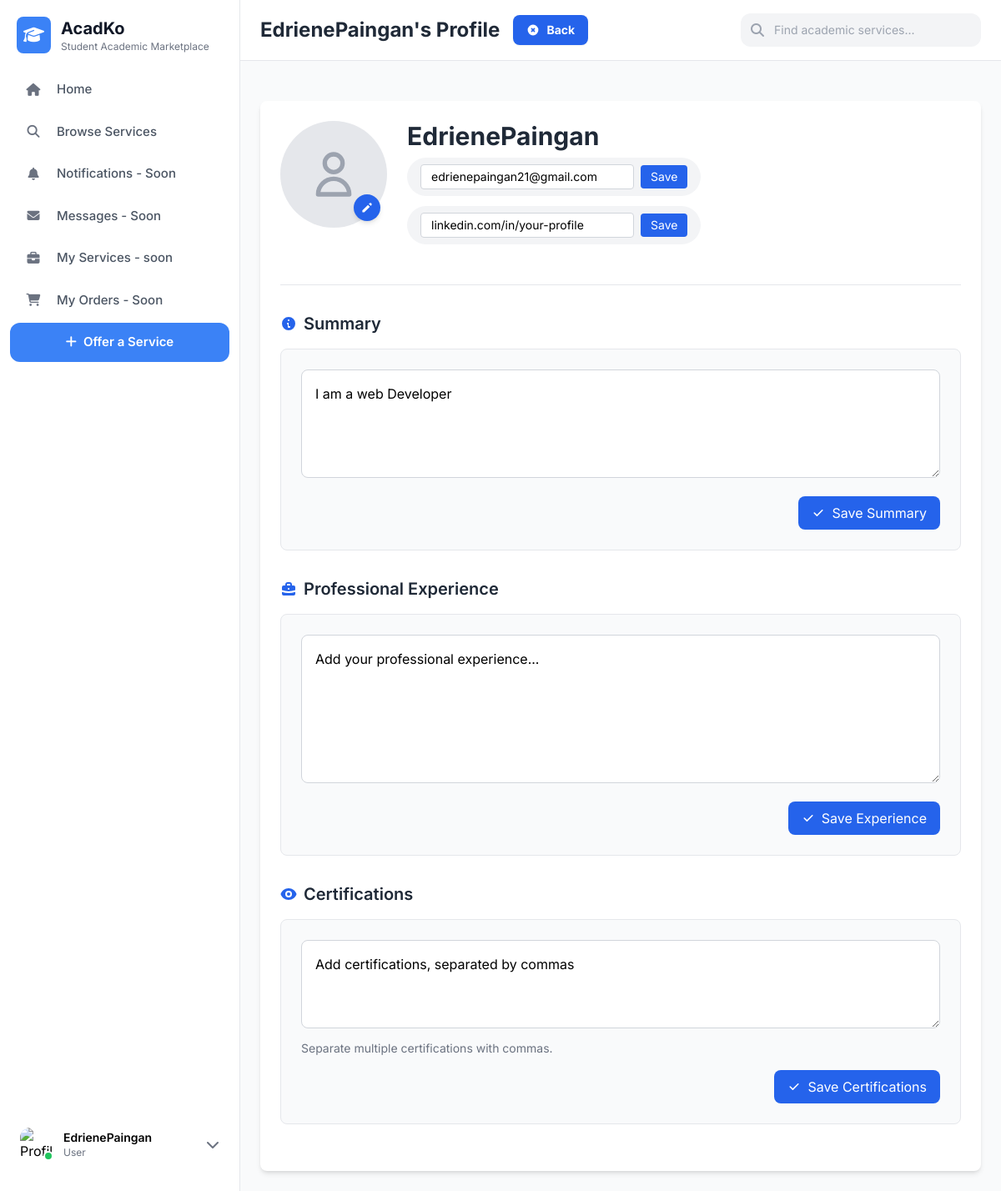
The app's page /private_profile?edit=true (signed in) with its own data.
### tables this page shows
CREATE TABLE users (
    id INTEGER PRIMARY KEY AUTOINCREMENT,
    username TEXT NOT NULL,
    email TEXT NOT NULL,
    hash TEXT NOT NULL
, profile_picture TEXT, skills TEXT, contact_info TEXT, description TEXT, experience TEXT, certifications TEXT, linkedin TEXT);

### app.py (the view, shortened to what this page needs)
@app.route('/private_profile', methods=['GET', 'POST'])
def private_profile():
    user_id = session.get('user_id')
    if not user_id:
        return redirect(url_for('login'))
    conn = get_db_connection()
    cursor = conn.cursor()
    cursor.execute("SELECT * FROM users WHERE id = ?", (user_id,))
    user = cursor.fetchone()
    conn.close()
    edit = request.args.get('edit') == 'true'
    return render_template("private_profile_layout.html", user=user, edit=edit)

### app.py (called while the page is built)
def get_db_connection():
    conn = sqlite3.connect("AcadKoDataBase.db")
    conn.row_factory = sqlite3.Row  # lets you access columns by name
    return conn

### templates/private_profile_layout.html (shortened to what this page needs)
{% extends "private_layout.html" %}
{% block h1 %}
<div class="flex justify-between items-center gap-4">
    <h1 class="text-2xl font-bold text-gray-800 flex-1 truncate">
        {{ user.username }}'s Profile
    </h1>
    <a href="{{ url_for('private_profile', edit='true') if not edit else url_for('private_profile') }}"
       class="text-sm bg-blue-600 hover:bg-blue-700 text-white px-4 py-2 rounded-lg transition-colors duration-200 flex items-center gap-2 whitespace-nowrap shadow-sm">
      {% if edit %}
        Back
      {% else %}
        <svg xmlns="http://www.w3.org/2000/svg" class="h-4 w-4" viewBox="0 0 20 20" fill="currentColor">
          <path d="M13.586 3.586a2 2 0 112.828 2.828l-.793.793-2.828-2.828.793-.793zM11.379 5.793L3 14.172V17h2.828l8.38-8.379-2.83-2.828z" />
        </svg>
        Edit Profile
      {% endif %}
    </a>
</div>
{% endblock %}
{% block content %}
  <main class="container mx-auto p-6 bg-white mt-6 rounded-lg shadow-md max-w-4xl">
    <section class="mb-8 flex flex-col md:flex-row items-start gap-6 border-b pb-8">
      <div class="relative group">
        <div class="w-32 h-32 rounded-full bg-gray-200 flex items-center justify-center overflow-hidden">
          {% if user.profile_picture %}
            <img src="{{ user.profile_picture }}" alt="Profile" class="w-full h-full object-cover">
          {% else %}
            <svg xmlns="http://www.w3.org/2000/svg" class="h-16 w-16 text-gray-400" fill="none" viewBox="0 0 24 24" stroke="currentColor">
              <path stroke-linecap="round" stroke-linejoin="round" stroke-width="2" d="M16 7a4 4 0 11-8 0 4 4 0 018 0zM12 14a7 7 0 00-7 7h14a7 7 0 00-7-7z" />
            </svg>
          {% endif %}
        </div>
        {% if edit %}
          <button class="absolute bottom-2 right-2 bg-blue-600 text-white p-2 rounded-full shadow-md hover:bg-blue-700 transition-colors">
            <svg xmlns="http://www.w3.org/2000/svg" class="h-4 w-4" viewBox="0 0 20 20" fill="currentColor">
              <path d="M13.586 3.586a2 2 0 112.828 2.828l-.793.793-2.828-2.828.793-.793zM11.379 5.793L3 14.172V17h2.828l8.38-8.379-2.83-2.828z" />
            </svg>
          </button>
        {% endif %}
      </div>
      <div class="flex-1">
        <h2 class="text-3xl font-bold text-gray-800 mb-2">{{ user.username }}</h2>
        <div class="flex flex-wrap gap-3 mb-4">
          <div class="flex items-center bg-gray-100 hover:bg-gray-200 rounded-full px-4 py-2 text-sm transition-colors">
            {% if edit %}
              <form method="POST" action="{{ url_for('private_profile') }}" class="flex items-center gap-2">
                <input name="value" value="{{ user.email }}"
                       class="bg-white border border-gray-300 rounded px-3 py-1 focus:outline-none focus:ring-2 focus:ring-blue-500 w-64" />
                <button type="submit" class="text-sm bg-blue-600 hover:bg-blue-700 text-white rounded px-3 py-1 transition-colors">Save</button>
              </form>
            {% endif %}
          </div>
          <div class="flex items-center bg-gray-100 hover:bg-gray-200 rounded-full px-4 py-2 text-sm transition-colors">
            {% if edit %}
              <form method="POST" action="{{ url_for('private_profile') }}" class="flex items-center gap-2">
                <input name="value" value="{{ user.linkedin or 'linkedin.com/in/your-profile' }}"
                       class="bg-white border border-gray-300 rounded px-3 py-1 focus:outline-none focus:ring-2 focus:ring-blue-500 w-64" />
                <button type="submit" class="text-sm bg-blue-600 hover:bg-blue-700 text-white rounded px-3 py-1 transition-colors">Save</button>
              </form>
            {% endif %}
          </div>
        </div>
      </div>
    </section>
    <section class="mb-8">
      <div class="flex items-center justify-between mb-4">
        <h2 class="text-xl font-semibold text-gray-800 flex items-center gap-2">
          <svg xmlns="http://www.w3.org/2000/svg" class="h-5 w-5 text-blue-600" viewBox="0 0 20 20" fill="currentColor">
            <path fill-rule="evenodd" d="M18 10a8 8 0 11-16 0 8 8 0 0116 0zm-7-4a1 1 0 11-2 0 1 1 0 012 0zM9 9a1 1 0 000 2v3a1 1 0 001 1h1a1 1 0 100-2h-1V9z" clip-rule="evenodd" />
          </svg>
          Summary
        </h2>
      </div>
      <div class="bg-gray-50 p-6 rounded-lg border border-gray-200">
        {% if edit %}
          <form method="POST" action="{{ url_for('private_profile') }}">
            <textarea name="value" class="w-full border border-gray-300 rounded-lg p-4 focus:outline-none focus:ring-2 focus:ring-blue-500 focus:border-transparent" rows="4">{{ user.description or "Tell us about yourself..." }}</textarea>
            <div class="flex justify-end mt-4">
              <button class="bg-blue-600 hover:bg-blue-700 text-white px-4 py-2 rounded-lg transition-colors flex items-center gap-2">
                <svg xmlns="http://www.w3.org/2000/svg" class="h-4 w-4" viewBox="0 0 20 20" fill="currentColor">
                  <path fill-rule="evenodd" d="M16.707 5.293a1 1 0 010 1.414l-8 8a1 1 0 01-1.414 0l-4-4a1 1 0 011.414-1.414L8 12.586l7.293-7.293a1 1 0 011.414 0z" clip-rule="evenodd" />
                </svg>
                Save Summary
              </button>
            </div>
          </form>
        {% else %}
          <p class="text-gray-700 whitespace-pre-line">{{ user.description or "No summary available." }}</p>
        {% endif %}
      </div>
    </section>
    <section class="mb-8">
      <div class="flex items-center justify-between mb-4">
        <h2 class="text-xl font-semibold text-gray-800 flex items-center gap-2">
          Professional Experience
        </h2>
      </div>
      <div class="bg-gray-50 p-6 rounded-lg border border-gray-200">
        {% if edit %}
          <form method="POST" action="{{ url_for('private_profile') }}">
            <textarea name="value" class="w-full border border-gray-300 rounded-lg p-4 focus:outline-none focus:ring-2 focus:ring-blue-500 focus:border-transparent" rows="6">{{ user.experience or "Add your professional experience..." }}</textarea>
            <div class="flex justify-end mt-4">
              <button class="bg-blue-600 hover:bg-blue-700 text-white px-4 py-2 rounded-lg transition-colors flex items-center gap-2">
                <svg xmlns="http://www.w3.org/2000/svg" class="h-4 w-4" viewBox="0 0 20 20" fill="currentColor">
                  <path fill-rule="evenodd" d="M16.707 5.293a1 1 0 010 1.414l-8 8a1 1 0 01-1.414 0l-4-4a1 1 0 011.414-1.414L8 12.586l7.293-7.293a1 1 0 011.414 0z" clip-rule="evenodd" />
                </svg>
                Save Experience
              </button>
            </div>
          </form>
        {% endif %}
      </div>
    </section>
    <section class="mb-8">
      <div class="flex items-center justify-between mb-4">
        <h2 class="text-xl font-semibold text-gray-800 flex items-center gap-2">
          Certifications
        </h2>
      </div>
      <div class="bg-gray-50 p-6 rounded-lg border border-gray-200">
        {% if edit %}
          <form method="POST" action="{{ url_for('private_profile') }}">
            <textarea name="value" class="w-full border border-gray-300 rounded-lg p-4 focus:outline-none focus:ring-2 focus:ring-blue-500 focus:border-transparent" rows="3">{{ user.certifications or "Add certifications, separated by commas" }}</textarea>
            <p class="text-sm text-gray-500 mt-2">Separate multiple certifications with commas.</p>
            <div class="flex justify-end mt-4">
              <button class="bg-blue-600 hover:bg-blue-700 text-white px-4 py-2 rounded-lg transition-colors flex items-center gap-2">
                <svg xmlns="http://www.w3.org/2000/svg" class="h-4 w-4" viewBox="0 0 20 20" fill="currentColor">
                  <path fill-rule="evenodd" d="M16.707 5.293a1 1 0 010 1.414l-8 8a1 1 0 01-1.414 0l-4-4a1 1 0 011.414-1.414L8 12.586l7.293-7.293a1 1 0 011.414 0z" clip-rule="evenodd" />
                </svg>
                Save Certifications
              </button>
            </div>
          </form>
        {% endif %}
      </div>
    </section>
  </main>
{% endblock %}

### templates/private_layout.html (shortened to what this page needs)
<!DOCTYPE html>
<html lang="en">
<head>
  <script src="https://cdn.tailwindcss.com"></script>
  <link rel="stylesheet" href="https://cdnjs.cloudflare.com/ajax/libs/font-awesome/6.4.0/css/all.min.css"/>
</head>
<body class="bg-gray-50">
  <div class="flex h-screen">
    <aside class="min-w-[260px] md:w-72 bg-white border-r border-gray-200 flex flex-col">
      <div class="p-5 pb-3">
        <div class="flex items-center space-x-3">
          <div class="p-2 bg-primary-500 rounded-lg">
            <i class="fas fa-graduation-cap text-white text-xl"></i>
          </div>
          <div>
            <span class="text-xl font-bold text-gray-900">AcadKo</span>
            <p class="text-xs text-gray-500">Student Academic Marketplace</p>
          </div>
        </div>
      </div>
      <nav class="flex-1 px-3 space-y-1 text-[15px] font-medium mt-2">
        <a href="/dashboard" class="nav-item flex items-center space-x-4 px-4 py-3 rounded-xl hover:bg-gray-100 text-gray-600 transition-colors">
          <i class="fas fa-home w-6 text-center text-gray-500"></i><span>Home</span>
        </a>
        <a href="#" id="browseServices" class="nav-item flex items-center space-x-4 px-4 py-3 rounded-xl hover:bg-gray-100 text-gray-600 transition-colors">
          <i class="fas fa-search w-6 text-center text-gray-500"></i><span>Browse Services</span>
        </a>
        <a href="#" class="nav-item flex items-center space-x-4 px-4 py-3 rounded-xl hover:bg-gray-100 text-gray-600 transition-colors coming-soon">
          <i class="fas fa-bell w-6 text-center text-gray-500"></i><span>Notifications - Soon</span>
        </a>
        <a href="#" class="nav-item flex items-center space-x-4 px-4 py-3 rounded-xl hover:bg-gray-100 text-gray-600 transition-colors coming-soon">
          <i class="fas fa-envelope w-6 text-center text-gray-500"></i><span>Messages - Soon</span>
        </a>
        <a href="#" id="browseServices" class="nav-item flex items-center space-x-4 px-4 py-3 rounded-xl hover:bg-gray-100 text-gray-600 transition-colors">
          <i class="fas fa-briefcase w-6 text-center text-gray-500"></i><span>My Services - soon</span>
        </a>
        <a href="#" class="nav-item flex items-center space-x-4 px-4 py-3 rounded-xl hover:bg-gray-100 text-gray-600 transition-colors">
          <i class="fas fa-shopping-cart w-6 text-center text-gray-500"></i><span>My Orders - Soon</span>
        </a>
        <a href="/add_service" class="mt-6 w-full bg-primary-500 hover:bg-primary-600 text-white font-semibold py-3 px-4 rounded-xl transition-all inline-block text-center">
          <i class="fas fa-plus mr-2"></i>Offer a Service
        </a>
      </nav>
      <div class="p-4 mt-auto mb-3 relative">
        <div id="profileBtn"
             class="flex items-center justify-between p-2 rounded-xl hover:bg-gray-100 cursor-pointer transition-colors">
          <div class="flex items-center space-x-3">
            <div class="relative">
              <img src="https://images.unsplash.com/photo-1472099645785-5658abf4ff4e?auto=format&fit=facearea&facepad=2&w=256&h=256&q=80"
                alt="Profile" class="w-10 h-10 rounded-xl object-cover" />
              <span class="absolute bottom-0 right-0 w-3 h-3 bg-green-500 rounded-full border-2 border-white"></span>
            </div>
            <div>
              <p class="text-sm font-semibold truncate">{{ user.username }}</p>
              <p class="text-xs text-gray-500 truncate">User</p>
            </div>
          </div>
          <i class="fas fa-chevron-down text-gray-500"></i>
        </div>
      </div>
    </aside>
    <div class="flex-1 flex flex-col overflow-hidden">
      <header class="bg-white border-b border-gray-200 flex items-center justify-between px-6 py-4 sticky top-0 z-10">
        <h1 class="text-xl font-bold text-gray-900">{% block h1 %}{% endblock %}</h1>
        <div class="relative w-72">
          <input type="text" id="searchBar" placeholder="Find academic services..."
            class="w-full bg-gray-100 rounded-xl py-2.5 px-4 pl-10 text-sm focus:outline-none focus:ring-2 focus:ring-primary-500 focus:bg-white transition-all" />
          <i class="fas fa-search absolute left-3 top-3 text-gray-400"></i>
        </div>
      </header>
      <main class="flex-1 overflow-y-auto p-6 bg-gray-50">
        <div class="max-w-4xl mx-auto">
          {% block content %}{% endblock %}
        </div>
      </main>
    </div>
  </div>
</body>
</html>

### templates/private_layout.html (style rules this page uses)
body { font-family: 'Inter', sans-serif; }
.coming-soon { @apply after:content-['(Soon)'] after:ml-2 after:text-xs after:text-gray-400; }

### records on screen
users: username "EdrienePaingan", value "edrienepaingan21@gmail.com", value "I am a web Developer"
